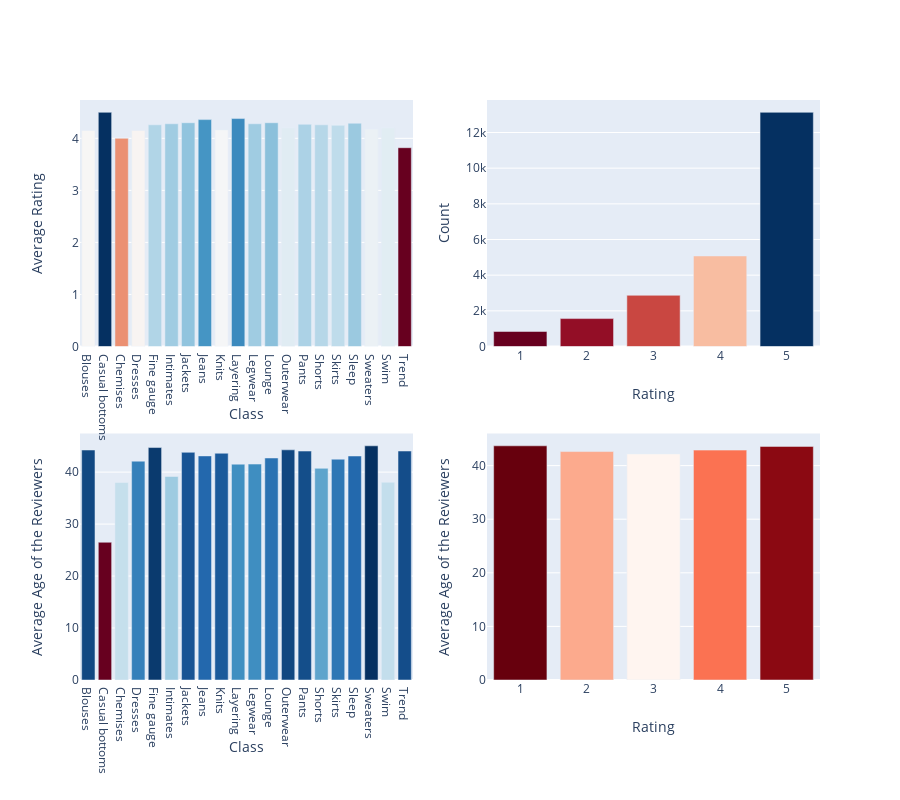

The notebook cell saved with this chart:
### Code cell
df1=df['Rating'].value_counts().to_frame()
avgdf1 = df.groupby('Class Name').agg({'Rating': np.average})
avgdf2 = df.groupby('Class Name').agg({'Age': np.average})
avgdf3 = df.groupby('Rating').agg({'Age': np.average})

trace1 = go.Bar(
    x=avgdf1.index,
    y=round(avgdf1['Rating'],2),
    marker=dict(
        color=avgdf1['Rating'],
        colorscale = 'RdBu')
)

trace2 = go.Bar(
    x=df1.index,
    y=df1.Rating,
    marker=dict(
        color=df1['Rating'],
        colorscale = 'RdBu')
)

trace3 = go.Bar(
    x=avgdf2.index,
    y=round(avgdf2['Age'],2),
    marker=dict(
        color=avgdf2['Age'],
        colorscale = 'RdBu')
)

trace4 = go.Bar(
    x=avgdf3.index,
    y=round(avgdf3['Age'],2),
    marker=dict(
        color=avgdf3['Age'],
        colorscale = 'Reds')
)

fig = tools.make_subplots(rows=2, cols=2, print_grid=False)

fig.append_trace(trace1, 1, 1)
fig.append_trace(trace2, 1, 2)
fig.append_trace(trace3, 2, 1)
fig.append_trace(trace4, 2, 2)

fig['layout']['xaxis1'].update(title='Class')
fig['layout']['yaxis1'].update(title='Average Rating')
fig['layout']['xaxis2'].update(title='Rating')
fig['layout']['yaxis2'].update(title='Count')
fig['layout']['xaxis3'].update(title='Class')
fig['layout']['yaxis3'].update(title='Average Age of the Reviewers')
fig['layout']['xaxis4'].update(title='Rating')
fig['layout']['yaxis4'].update(title='Average Age of the Reviewers')

fig['layout'].update(height=800, width=900,showlegend=False)
py.iplot(fig)

### Figure 1 — Plotly figure (JSON) as saved in the notebook; plotly's stock layout.template omitted (floating-point values rounded to 4 significant figures)
{"data": [{"marker": {"color": [4.154, 4.5, 4, 4.151, 4.261, 4.279, 4.295, 4.361, 4.162, 4.377, 4.279, 4.301, 4.198, 4.266, 4.256, 4.246, 4.285, 4.179, 4.197, 3.815], "colorscale": [[0, "rgb(103,0,31)"], [0.1, "rgb(178,24,43)"], [0.2, "rgb(214,96,77)"], [0.3, "rgb(244,165,130)"], [0.4, "rgb(253,219,199)"], [0.5, "rgb(247,247,247)"], [0.6, "rgb(209,229,240)"], [0.7, "rgb(146,197,222)"], [0.8, "rgb(67,147,195)"], [0.9, "rgb(33,102,172)"], [1, "rgb(5,48,97)"]]}, "type": "bar", "x": ["Blouses", "Casual bottoms", "Chemises", "Dresses", "Fine gauge", "Intimates", "Jackets", "Jeans", "Knits", "Layering", "Legwear", "Lounge", "Outerwear", "Pants", "Shorts", "Skirts", "Sleep", "Sweaters", "Swim", "Trend"], "xaxis": "x", "y": [4.15, 4.5, 4, 4.15, 4.26, 4.28, 4.3, 4.36, 4.16, 4.38, 4.28, 4.3, 4.2, 4.27, 4.26, 4.25, 4.29, 4.18, 4.2, 3.82], "yaxis": "y"}, {"marker": {"color": [13131, 5077, 2871, 1565, 842], "colorscale": [[0, "rgb(103,0,31)"], [0.1, "rgb(178,24,43)"], [0.2, "rgb(214,96,77)"], [0.3, "rgb(244,165,130)"], [0.4, "rgb(253,219,199)"], [0.5, "rgb(247,247,247)"], [0.6, "rgb(209,229,240)"], [0.7, "rgb(146,197,222)"], [0.8, "rgb(67,147,195)"], [0.9, "rgb(33,102,172)"], [1, "rgb(5,48,97)"]]}, "type": "bar", "x": [5, 4, 3, 2, 1], "xaxis": "x2", "y": [13131, 5077, 2871, 1565, 842], "yaxis": "y2"}, {"marker": {"color": [44.25, 26.5, 38, 42.11, 44.73, 39.16, 43.81, 43.12, 43.63, 41.53, 41.55, 42.72, 44.29, 44.05, 40.73, 42.49, 43.1, 45.06, 38.05, 44.06], "colorscale": [[0, "rgb(103,0,31)"], [0.1, "rgb(178,24,43)"], [0.2, "rgb(214,96,77)"], [0.3, "rgb(244,165,130)"], [0.4, "rgb(253,219,199)"], [0.5, "rgb(247,247,247)"], [0.6, "rgb(209,229,240)"], [0.7, "rgb(146,197,222)"], [0.8, "rgb(67,147,195)"], [0.9, "rgb(33,102,172)"], [1, "rgb(5,48,97)"]]}, "type": "bar", "x": ["Blouses", "Casual bottoms", "Chemises", "Dresses", "Fine gauge", "Intimates", "Jackets", "Jeans", "Knits", "Layering", "Legwear", "Lounge", "Outerwear", "Pants", "Shorts", "Skirts", "Sleep", "Sweaters", "Swim", "Trend"], "xaxis": "x3", "y": [44.25, 26.5, 38, 42.11, 44.73, 39.16, 43.81, 43.12, 43.63, 41.53, 41.55, 42.72, 44.29, 44.05, 40.73, 42.49, 43.1, 45.06, 38.05, 44.06], "yaxis": "y3"}, {"marker": {"color": [43.69, 42.62, 42.16, 42.89, 43.58], "colorscale": [[0, "rgb(255,245,240)"], [0.125, "rgb(254,224,210)"], [0.25, "rgb(252,187,161)"], [0.375, "rgb(252,146,114)"], [0.5, "rgb(251,106,74)"], [0.625, "rgb(239,59,44)"], [0.75, "rgb(203,24,29)"], [0.875, "rgb(165,15,21)"], [1, "rgb(103,0,13)"]]}, "type": "bar", "x": [1, 2, 3, 4, 5], "xaxis": "x4", "y": [43.69, 42.62, 42.16, 42.89, 43.58], "yaxis": "y4"}], "layout": {"height": 800, "showlegend": false, "width": 900, "xaxis": {"anchor": "y", "domain": [0, 0.45], "title": {"text": "Class"}}, "xaxis2": {"anchor": "y2", "domain": [0.55, 1], "title": {"text": "Rating"}}, "xaxis3": {"anchor": "y3", "domain": [0, 0.45], "title": {"text": "Class"}}, "xaxis4": {"anchor": "y4", "domain": [0.55, 1], "title": {"text": "Rating"}}, "yaxis": {"anchor": "x", "domain": [0.575, 1], "title": {"text": "Average Rating"}}, "yaxis2": {"anchor": "x2", "domain": [0.575, 1], "title": {"text": "Count"}}, "yaxis3": {"anchor": "x3", "domain": [0, 0.425], "title": {"text": "Average Age of the Reviewers"}}, "yaxis4": {"anchor": "x4", "domain": [0, 0.425], "title": {"text": "Average Age of the Reviewers"}}}}
